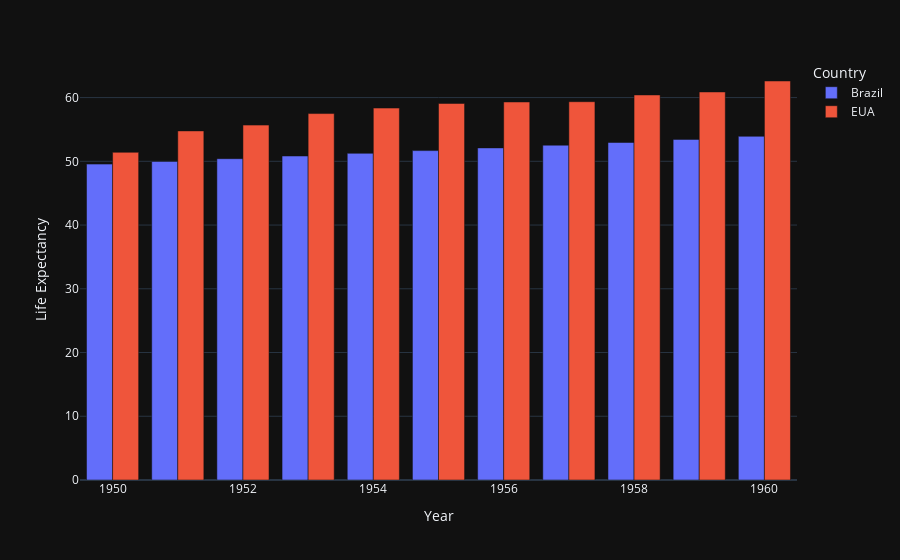

The notebook cell this image was saved under:
### Code cell
px.bar(df, x='Year', y='Life Expectancy', color='Country', barmode='group')

### Figure 1 — Plotly figure (JSON) as saved in the notebook; plotly's stock layout.template omitted (floating-point values rounded to 4 significant figures)
{"data": [{"alignmentgroup": "True", "hovertemplate": "Country=Brazil<br>Year=%{x}<br>Life Expectancy=%{y}<extra></extra>", "legendgroup": "Brazil", "marker": {"color": "#636efa", "pattern": {"shape": ""}}, "name": "Brazil", "offsetgroup": "Brazil", "orientation": "v", "showlegend": true, "textposition": "auto", "type": "bar", "x": [1950, 1951, 1952, 1953, 1954, 1955, 1956, 1957, 1958, 1959, 1960], "xaxis": "x", "y": [49.56, 49.98, 50.41, 50.83, 51.25, 51.68, 52.1, 52.53, 52.95, 53.44, 53.92], "yaxis": "y"}, {"alignmentgroup": "True", "hovertemplate": "Country=EUA<br>Year=%{x}<br>Life Expectancy=%{y}<extra></extra>", "legendgroup": "EUA", "marker": {"color": "#EF553B", "pattern": {"shape": ""}}, "name": "EUA", "offsetgroup": "EUA", "orientation": "v", "showlegend": true, "textposition": "auto", "type": "bar", "x": [1950, 1951, 1952, 1953, 1954, 1955, 1956, 1957, 1958, 1959, 1960], "xaxis": "x", "y": [51.41, 54.77, 55.68, 57.49, 58.35, 59.08, 59.31, 59.35, 60.41, 60.88, 62.6], "yaxis": "y"}], "layout": {"autosize": true, "barmode": "group", "legend": {"title": {"text": "Country"}, "tracegroupgap": 0}, "margin": {"t": 60}, "xaxis": {"anchor": "y", "autorange": true, "domain": [0, 1], "range": [1950.0, 1960.0], "title": {"text": "Year"}, "type": "linear"}, "yaxis": {"anchor": "x", "autorange": true, "domain": [0, 1], "range": [0, 65.89], "title": {"text": "Life Expectancy"}, "type": "linear"}}}
